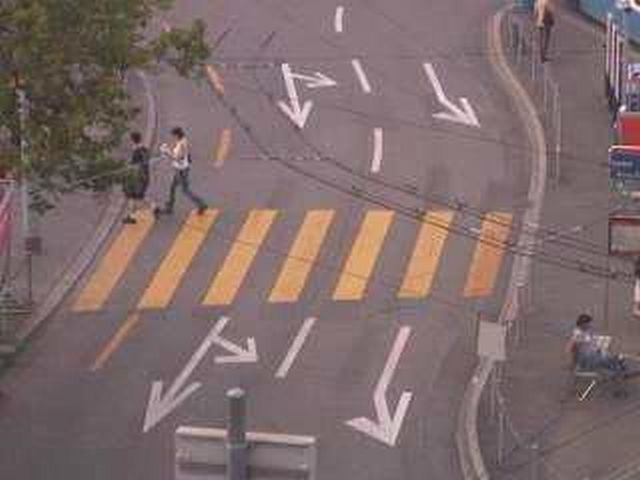
//> input picture test/00001665.jpg, 640 x 480 px
$ ./main test/00001665.jpg 3 3 3 3   (built with g++ and OpenCV 4)
//> lines starting //> are read from the running program, lines starting //| are printed output that depends on the picture
/*  =========================================================================
    Author: Leonardo Citraro
    Company:
    Filename: main.cpp
    Last modifed:   29.12.2016 by Leonardo Citraro
    Description:    Basic test of the HOG feature

    =========================================================================
    https://lear.inrialpes.fr/people/triggs/pubs/Dalal-cvpr05.pdf
    =========================================================================
*/
#include "HOG.hpp"
#include "opencv2/imgproc/imgproc.hpp"
#include "opencv2/highgui/highgui.hpp"
#include <iostream>
#include <algorithm>
#include <memory>
#include <functional>
#include <math.h>

void display_superimposed(const cv::Mat& A, const cv::Mat& B, const std::string& name) {
    cv::Mat superimposed;
    cv::addWeighted(A, 0.5, B, 0.5, 0.0, superimposed);
    imshow(name, superimposed);
}

cv::Mat custom_normalization(const cv::Mat& src) {
    double min, max;
    cv::minMaxLoc(src, &min, &max);
    cv::Mat dst = src * 200 / (max - min) + 128;
    dst.convertTo(dst, CV_8U);
    return dst;
}

int main(int argc, char* argv[]) {

    // open and display the image
    cv::Mat image = cv::imread(argv[1], CV_8U);
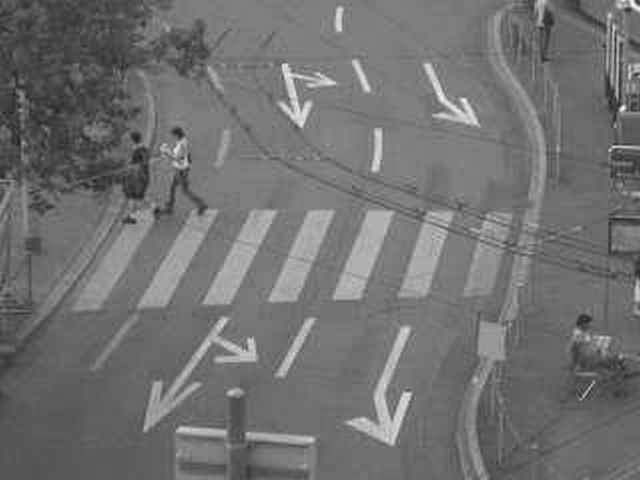
//> image: 480 rows x 640 cols, CV_8UC1; min 29, max 250, mean 113.2
    cv::imshow("original", image);

    // Retrieve the HOG from the image
    size_t blocksize = atoi(argv[2]);
//> blocksize = 3
    size_t cellsize = atoi(argv[3]);
//> cellsize = 3
    size_t stride = atoi(argv[4]);
//> stride = 3
    size_t binning = atoi(argv[5]);
//> binning = 3
//> (the run ends here: the program needs code that is not available in this run, at `HOG hog(blocksize, cellsize, stride, binning, HOG::GRADIENT_UNSIGNED);`)
